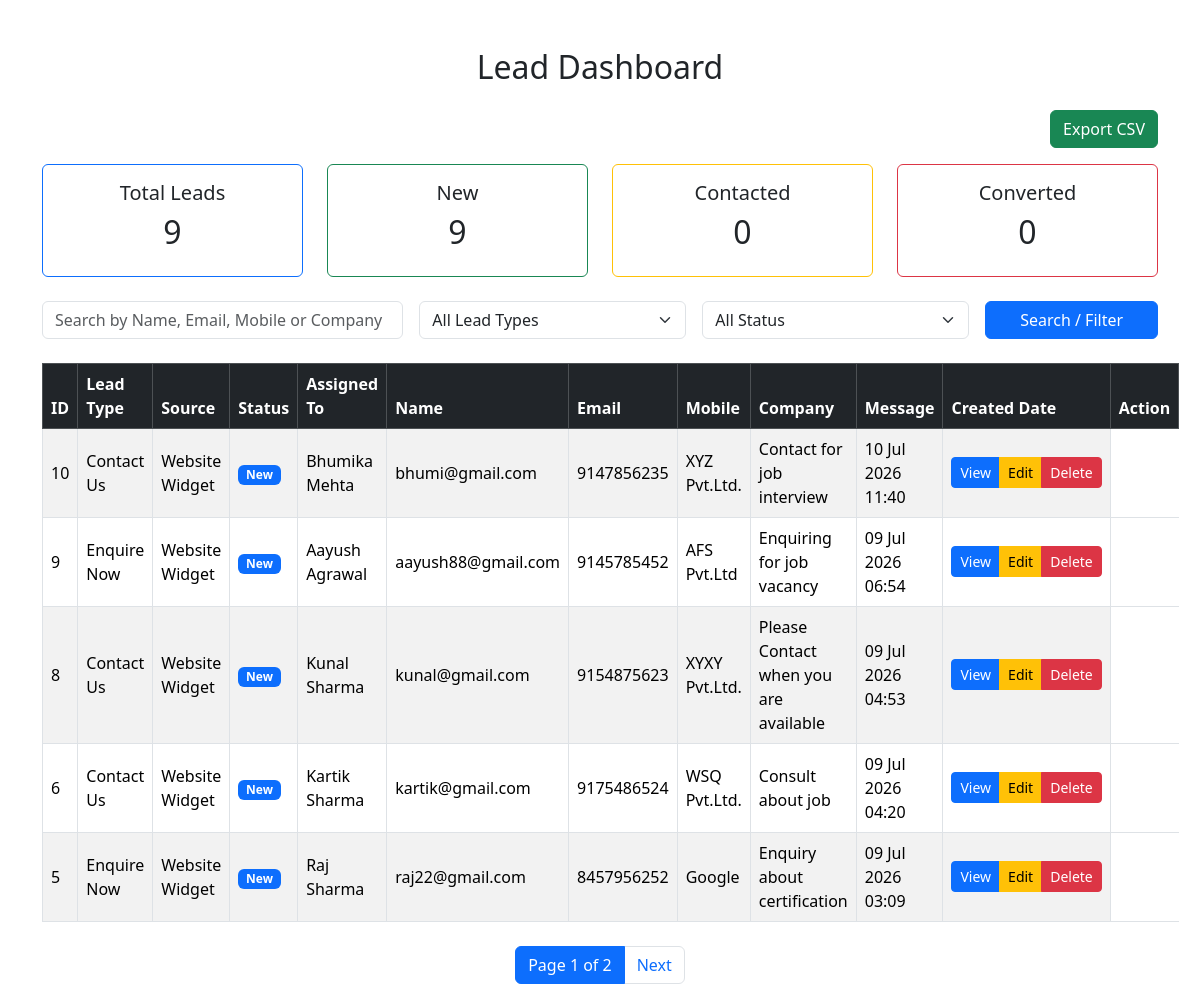
Page /api/leads/ on the committed database.
### app1/models.py (models this page shows, shortened)
class Lead(models.Model):
    LEAD_TYPES = [
        ("Contact Us", "Contact Us"),
        ("Enquire Now", "Enquire Now"),
        ("Request Demo", "Request Demo"),
    ]
    STATUS_CHOICES = [
        ("New", "New"),
        ("Contacted", "Contacted"),
        ("Qualified", "Qualified"),
        ("Interested", "Interested"),
        ("Converted", "Converted"),
        ("Lost", "Lost"),
    ]
    lead_type = models.CharField(
        max_length=30,
        choices=LEAD_TYPES,
        default="Contact Us"
    )
    source = models.CharField(
        max_length=50,
        default="Website Widget"
    )
    status = models.CharField(
        max_length=20,
        choices=STATUS_CHOICES,
        default="New"
    )
    assigned_to = models.CharField(
        max_length=100,
        blank=True
    )
    name = models.CharField(max_length=100)
    email = models.EmailField()
    mobile = models.CharField(max_length=15)
    company = models.CharField(max_length=100)
    message = models.TextField()
    created_at = models.DateTimeField(auto_now_add=True)

### app1/views.py (the view, shortened to what this page needs)
# urls.py: path("", views.lead_list, name="lead_list"),
def lead_list(request):
    search = request.GET.get("search", "")
    status = request.GET.get("status", "")
    lead_type = request.GET.get("lead_type", "")
    leads = Lead.objects.all().order_by("-id")
    if status:
        leads = leads.filter(status=status)
    if lead_type:
        leads = leads.filter(lead_type=lead_type)
    total_leads = Lead.objects.count()
    new_leads = Lead.objects.filter(status="New").count()
    contacted_leads = Lead.objects.filter(status="Contacted").count()
    converted_leads = Lead.objects.filter(status="Converted").count()
    paginator = Paginator(leads, 5)
    page_number = request.GET.get("page")
    page_obj = paginator.get_page(page_number)
    return render(request, "app1/lead_list.html", {
        "leads": page_obj,
        "page_obj": page_obj,
        "search": search,
        "status": status,
        "lead_type": lead_type,
        "total_leads": total_leads,
        "new_leads": new_leads,
        "contacted_leads": contacted_leads,
        "converted_leads": converted_leads,
    })

### app1/templates/app1/lead_list.html (shortened to what this page needs)
<!DOCTYPE html>
<html>
<head>
    <link href="https://cdn.jsdelivr.net/npm/bootstrap@5.3.3/dist/css/bootstrap.min.css" rel="stylesheet">
</head>
<body class="container mt-5">
<h2 class="text-center mb-4">Lead Dashboard</h2>
<div class="text-end mb-3">
    <a href="{% url 'export_csv' %}" class="btn btn-success">
        Export CSV
    </a>
</div>
<div class="row mb-4">
    <div class="col-md-3">
        <div class="card border-primary text-center">
            <div class="card-body">
                <h5>Total Leads</h5>
                <h2>{{ total_leads }}</h2>
            </div>
        </div>
    </div>
    <div class="col-md-3">
        <div class="card border-success text-center">
            <div class="card-body">
                <h5>New</h5>
                <h2>{{ new_leads }}</h2>
            </div>
        </div>
    </div>
    <div class="col-md-3">
        <div class="card border-warning text-center">
            <div class="card-body">
                <h5>Contacted</h5>
                <h2>{{ contacted_leads }}</h2>
            </div>
        </div>
    </div>
    <div class="col-md-3">
        <div class="card border-danger text-center">
            <div class="card-body">
                <h5>Converted</h5>
                <h2>{{ converted_leads }}</h2>
            </div>
        </div>
    </div>
</div>
<form method="GET" class="row g-3 mb-4">
    <div class="col-md-4">
        <input
            type="text"
            name="search"
            class="form-control"
            placeholder="Search by Name, Email, Mobile or Company"
            value="{{ search }}">
    </div>
    <div class="col-md-3">
        <select name="lead_type" class="form-select">
            <option value="">All Lead Types</option>
        </select>
    </div>
    <div class="col-md-3">
        <select name="status" class="form-select">
            <option value="">All Status</option>
        </select>
    </div>
    <div class="col-md-2">
        <button type="submit" class="btn btn-primary w-100">
            Search / Filter
        </button>
    </div>
</form>
<table class="table table-bordered table-hover table-striped align-middle">
    <thead class="table-dark">
        <tr>
            <th>ID</th>
            <th>Lead Type</th>
            <th>Source</th>
            <th>Status</th>
            <th>Assigned To</th>
            <th>Name</th>
            <th>Email</th>
            <th>Mobile</th>
            <th>Company</th>
            <th>Message</th>
            <th>Created Date</th>
            <th width="230">Action</th>
        </tr>
    </thead>
    <tbody>
    {% for lead in leads %}
        <tr>
            <td>{{ lead.id }}</td>
            <td>{{ lead.lead_type }}</td>
            <td>{{ lead.source }}</td>
            <td>
                {% if lead.status == "New" %}
                    <span class="badge bg-primary">{{ lead.status }}</span>
                {% elif lead.status == "Contacted" %}
                    <span class="badge bg-info">{{ lead.status }}</span>
                {% elif lead.status == "Qualified" %}
                    <span class="badge bg-warning text-dark">{{ lead.status }}</span>
                {% elif lead.status == "Interested" %}
                    <span class="badge bg-secondary">{{ lead.status }}</span>
                {% elif lead.status == "Converted" %}
                    <span class="badge bg-success">{{ lead.status }}</span>
                {% elif lead.status == "Lost" %}
                    <span class="badge bg-danger">{{ lead.status }}</span>
                {% else %}
                    {{ lead.status }}
                {% endif %}
            </td>
            <td>{{ lead.name }}</td>
            <td>{{ lead.email }}</td>
            <td>{{ lead.mobile }}</td>
            <td>{{ lead.company }}</td>
            <td>{{ lead.message }}</td>
            <td>{{ lead.created_at|date:"d M Y H:i" }}</td>
            <td>
                <div class="btn-group">
                    <a href="{% url 'view_lead' lead.id %}" class="btn btn-primary btn-sm">
                        View
                    </a>
                    <a href="{% url 'edit_lead' lead.id %}" class="btn btn-warning btn-sm">
                        Edit
                    </a>
                    <a href="{% url 'delete_lead' lead.id %}"
                       class="btn btn-danger btn-sm"
                       onclick="return confirm('Are you sure you want to delete this lead?')">
                        Delete
                    </a>
                </div>
            </td>
        </tr>
    {% empty %}
        <tr>
            <td colspan="11" class="text-center">
                No Leads Found
            </td>
        </tr>
    {% endfor %}
    </tbody>
</table>
<nav class="mt-4">
    <ul class="pagination justify-content-center">
        <li class="page-item active">
            <span class="page-link">
                Page {{ page_obj.number }} of {{ page_obj.paginator.num_pages }}
            </span>
        </li>
        {% if page_obj.has_next %}
        <li class="page-item">
            <a class="page-link"
               href="?page={{ page_obj.next_page_number }}&search={{ search }}&status={{ status }}&lead_type={{ lead_type }}">
                Next
            </a>
        </li>
        {% endif %}
    </ul>
</nav>
</body>
</html>

### rows in the picture
Lead: id "10", lead_type "Contact Us", source "Website Widget", status "New", name "Bhumika Mehta", email "bhumi@gmail.com", mobile "9147856235", company "XYZ Pvt.Ltd.", message "Contact for job interview", created_at "10 Jul 2026 11:40"
Lead: id "9", lead_type "Enquire Now", source "Website Widget", status "New", name "Aayush Agrawal", email "aayush88@gmail.com", mobile "9145785452", company "AFS Pvt.Ltd", message "Enquiring for job vacancy", created_at "09 Jul 2026 06:54"
Lead: id "8", lead_type "Contact Us", source "Website Widget", status "New", name "Kunal Sharma", email "kunal@gmail.com", mobile "9154875623", company "XYXY Pvt.Ltd.", message "Please Contact when you are available", created_at "09 Jul 2026 04:53"
Lead: id "6", lead_type "Contact Us", source "Website Widget", status "New", name "Kartik Sharma", email "kartik@gmail.com", mobile "9175486524", company "WSQ Pvt.Ltd.", message "Consult about job", created_at "09 Jul 2026 04:20"
Lead: id "5", lead_type "Enquire Now", source "Website Widget", status "New", name "Raj Sharma", email "raj22@gmail.com", mobile "8457956252", company "Google", message "Enquiry about certification", created_at "09 Jul 2026 03:09"

### other values in the picture
{{ total_leads }} "9"
{{ new_leads }} "9"
{{ contacted_leads }} "0"
{{ converted_leads }} "0"
{{ page_obj.number }} "1"
{{ page_obj.paginator.num_pages }} "2"
